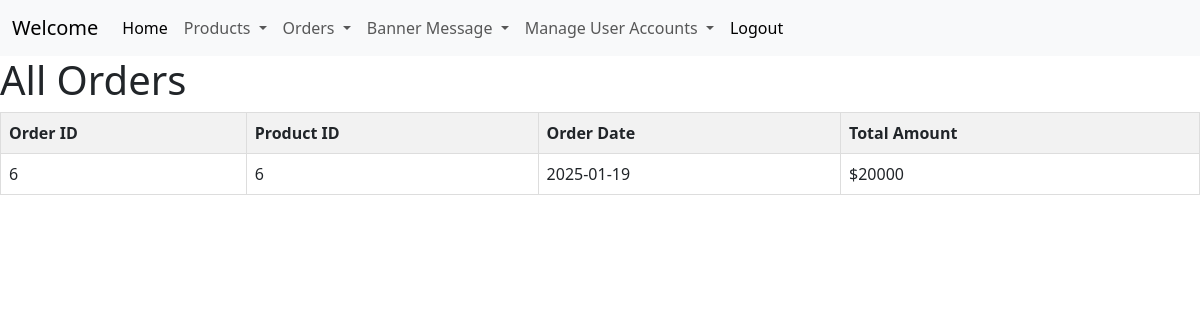
Screenshot of /admin/admin-view-orders.php with the database file from the repository.
### tables this page shows
CREATE TABLE `orders` (
  `id` int(100) NOT NULL,
  `user_id` int(100) NOT NULL,
  `product_id` int(10) NOT NULL,
  `order_date` date NOT NULL,
  `total_amount` int(255) NOT NULL
);

### admin/admin-view-orders.php (the view, shortened to what this page needs)
<?php
include "navbar.php";
$servername = "localhost";
$username = "root";
$password = "";
$dbname = "hertzsoft_jewellery";
$conn = new mysqli($servername, $username, $password, $dbname);
$sql = "SELECT * FROM orders";
$result = $conn->query($sql);
if ($result->num_rows > 0) {
    ?>
    <!DOCTYPE html>
    <html>
    <head>
    </head>
    <body>
    <h1>All  Orders</h1>
    <table>
        <thead>
            <tr>
                <th>Order ID</th>
                <th>Product ID</th>
                <th>Order Date</th>
                <th>Total Amount</th>
            </tr>
        </thead>
        <tbody>
            <?php
            while($row = $result->fetch_assoc()) {
                echo "<tr>";
                echo "<td>" . $row["user_id"]. "</td>";
                echo "<td>" . $row["product_id"]. "</td>";
                echo "<td>" . $row["order_date"]. "</td>";
                echo "<td>$" . htmlspecialchars($row["total_amount"]). "</td>";
                echo "</tr>";
            }
            ?>
        </tbody>
    </table>
    </body>
    </html>
    <?php
} else {
    echo "No orders found.";
}
?>

### admin/admin-view-orders.php (style rules this page uses)
table { width: 100%; border-collapse: collapse; }
th, td { padding: 8px; border: 1px solid #ddd; text-align: left; }
th { background-color: #f2f2f2; }

### rows the page displays
orders: user "6", product "6", order_date "2025-01-19", total_amount "20000"
